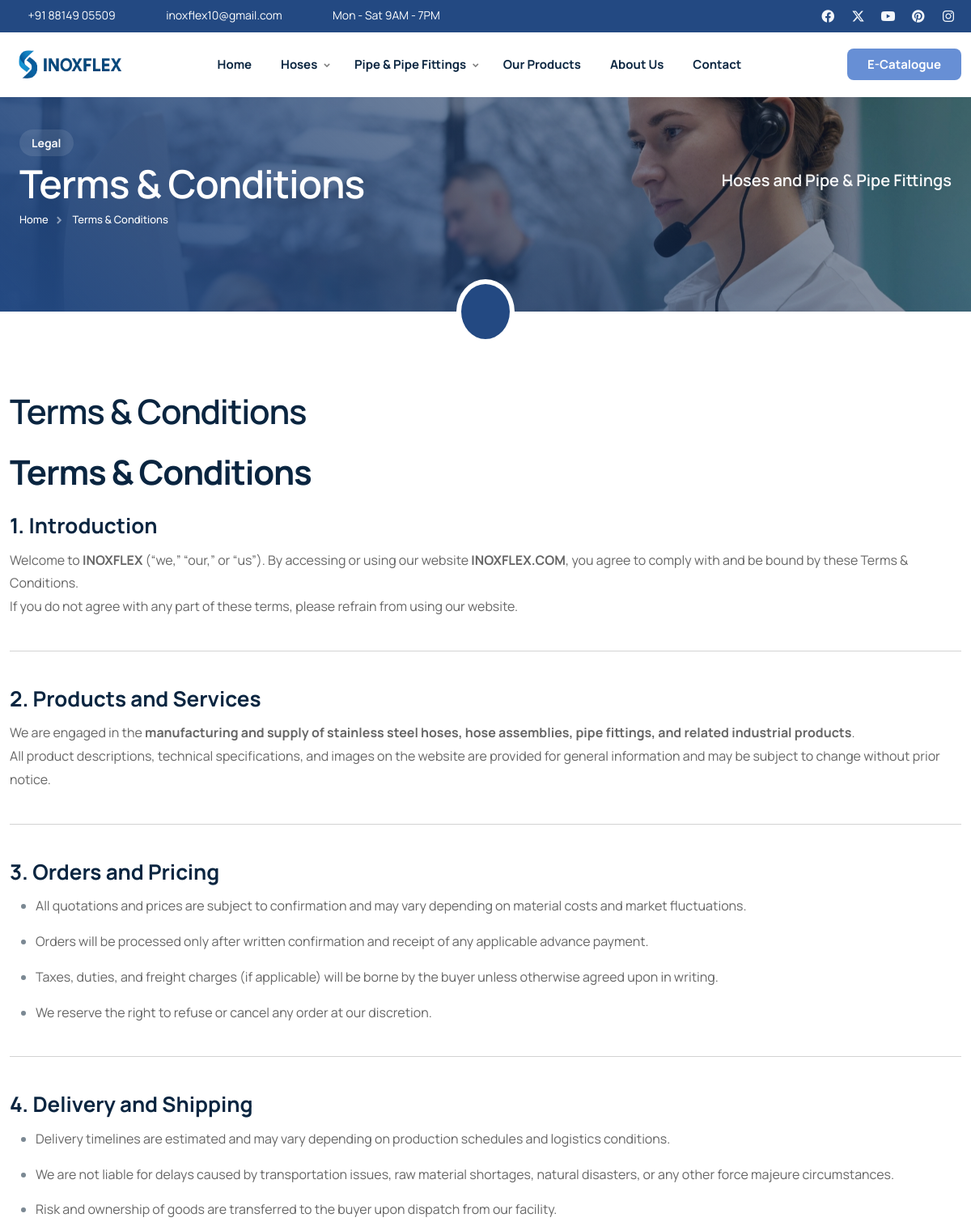
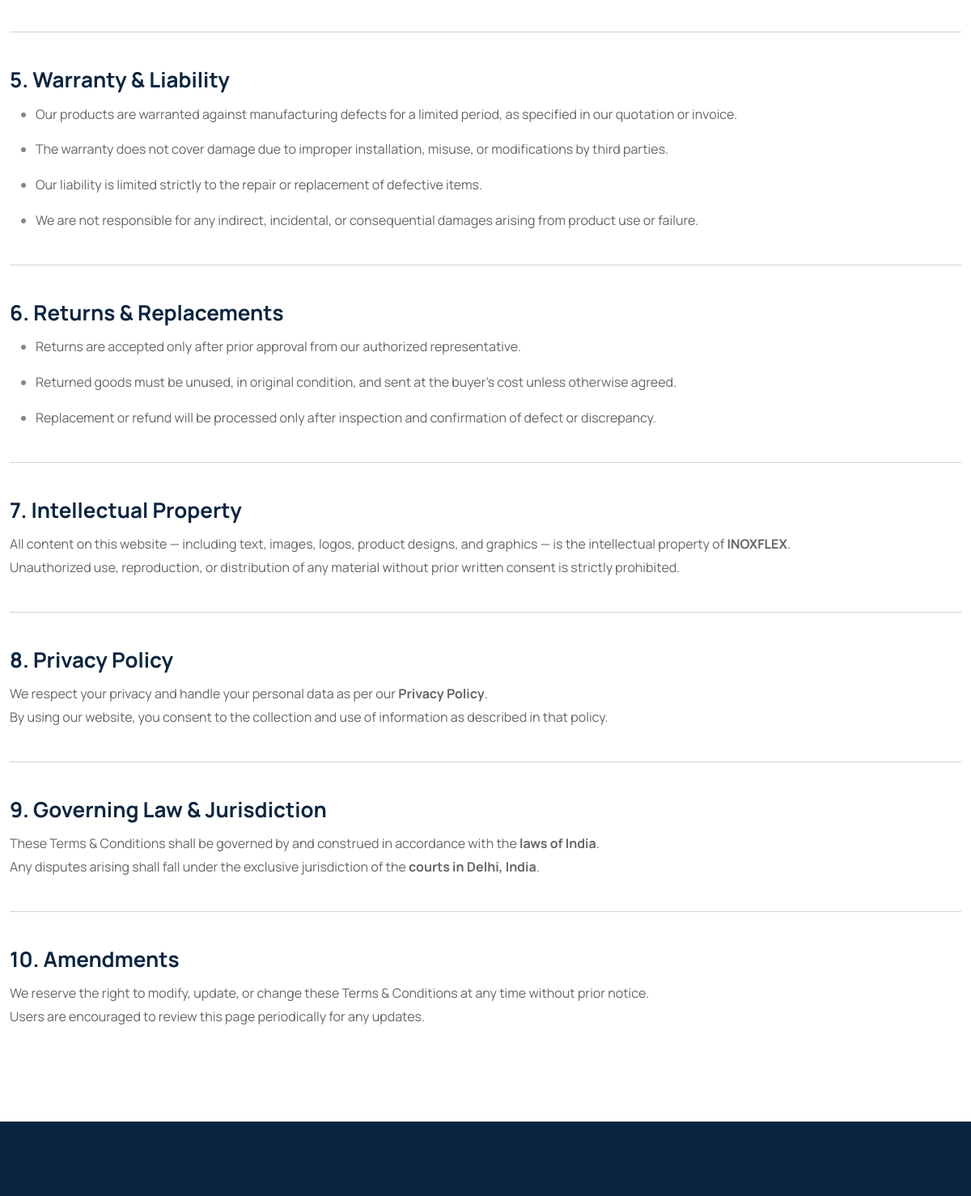
Before: /terms/ (upper part) with the older database file (2 pictures, top to bottom).
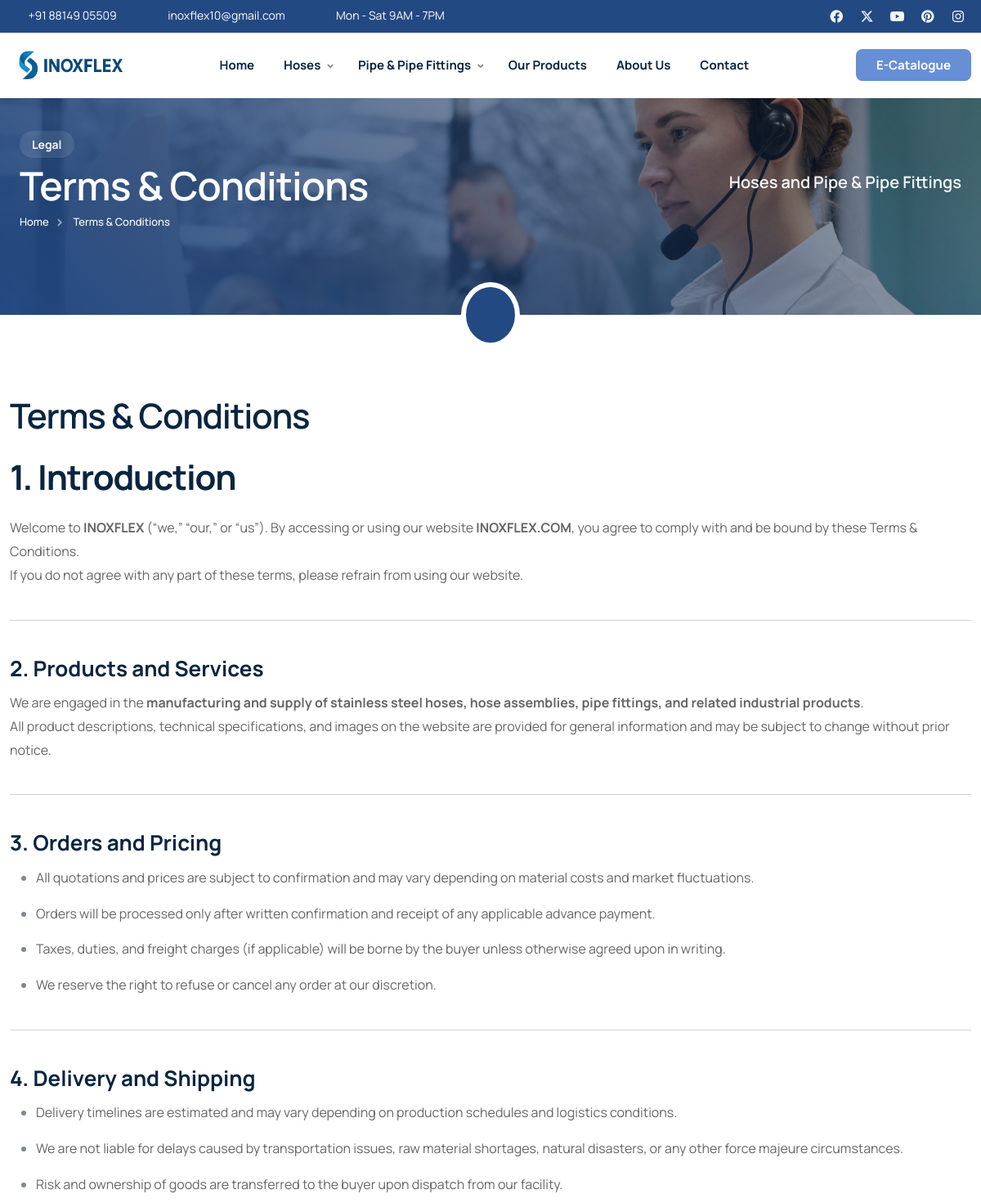
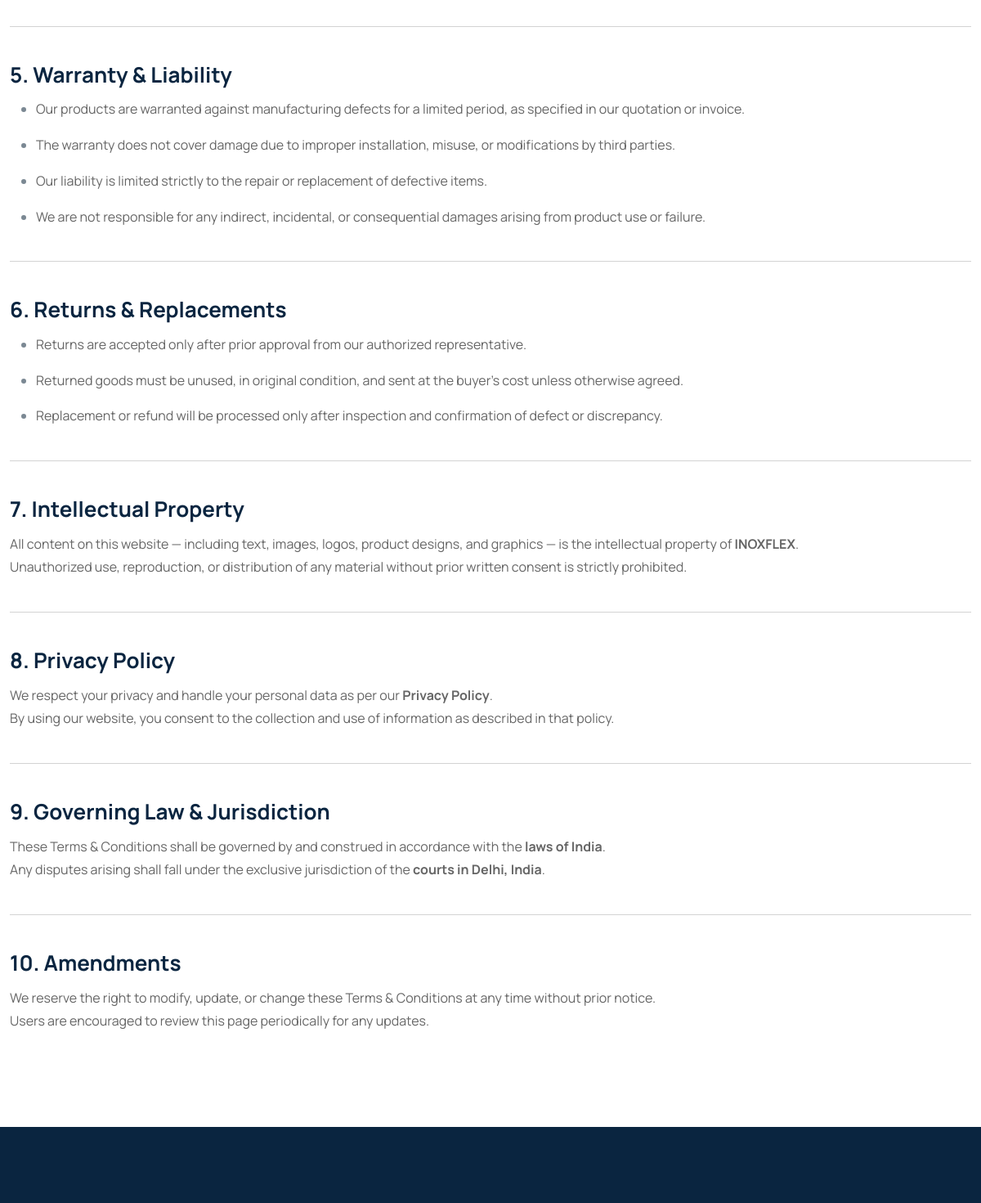
After: the same page with the newer database file (2 pictures, top to bottom).
### home/models.py (models this page shows, shortened)
class PageContent(models.Model):
    PAGE_TYPE_CHOICES = [
        ('about_us', 'About Us'),
        ('terms_conditions', 'Terms & Conditions'),
        ('privacy_policy', 'Privacy Policy'),
        ('faq', 'FAQ'),
    ]
    page_type = models.CharField(max_length=20, choices=PAGE_TYPE_CHOICES, unique=True)
    title = models.CharField(max_length=200)
    content = RichTextField(help_text="Main content for the page")
    meta_description = models.TextField(max_length=300, blank=True, null=True, help_text="SEO meta description")
    meta_keywords = models.CharField(max_length=500, blank=True, null=True, help_text="SEO meta keywords")
    status = models.BooleanField(default=True, help_text="Show/hide this page")
    created_at = models.DateTimeField(auto_now_add=True)
    updated_at = models.DateTimeField(auto_now=True)
    class Meta:
        ordering = ['page_type']
        verbose_name = 'Page Content'
        verbose_name_plural = 'Page Contents'

### home/views.py (the view)
# urls.py: path('terms/', views.page_content_view, {'page_type': 'terms_conditions'}, name='terms'),
def page_content_view(request, page_type):
    try:
        page_content = get_object_or_404(PageContent, page_type=page_type, status=True)
    except:
        page_content = None
    context = {
        'page_content': page_content,
        'page_type': page_type,
    }
    template_map = {
        'about_us': 'about.html',
        'terms_conditions': 'terms.html',
        'privacy_policy': 'privacy.html',
        'faq': 'faq.html',
    }
    template = template_map.get(page_type, 'default.html')
    return render(request, template, context)

### home/context_processors.py (called while the page is built)
def categories(request):
    categories = Category.objects.filter(status=True).prefetch_related('subcategories')
    return {
        'categories': categories,
    }

### templates/terms.html (shortened to what this page needs)
{% load static %}
<!DOCTYPE html>
<html lang="en">
{% include "head.html" %}
<body>
    <div id="wrapper">
        {% include "header.html" %}
        <div class="no-bottom no-top" id="content">
            <section id="subheader" class="jarallax text-light">
                <img src="{% static "images/background/8.webp" %}" class="jarallax-img" alt="">
                <div class="container relative z-index-1000">
                    <div class="container relative z-index-1000">
                        <div class="row align-items-center">
                        <div class="col-lg-6">
                            <div class="subtitle s2 bg-color text-light wow fadeInUp mb-2">Legal</div>
                            <h1>Terms &amp; Conditions</h1>
                            <ul class="crumb">
                                <li><a href="{% url 'homepage' %}">Home</a></li>
                                <li class="active">Terms &amp; Conditions</li>
                            </ul>
                        </div>
                        <div class="col-lg-6 text-lg-end">
                            <div class="fs-20 fw-600 no-bottom sm-hide">Hoses and Pipe & Pipe Fittings</div>
                        </div>
                    </div>
                    </div>
                </div>
                <div class="de-overlay"></div>
            </section>
            <div class="bg-color relative z-index-1000 mt-40 mb40">
                <div class="border-white-6 text-center bg-color text-white w-84px h-80px p-3 circle absolute abs-center sm-hide" alt="">
                    <i class="icofont-file-document fs-36"></i>
                </div>
            </div>
            <section>
                <div class="container">
                    <div class="row">
                        <div class="col-lg-12">
                            {% if page_content %}
                                <h2 class="mb-4">{{ page_content.title }}</h2>
                                <div class="content-area">
                                    {{ page_content.content|safe }}
                                </div>
                            {% endif %}
                        </div>
                    </div>
                </div>
            </section>
        </div>
        {% include "footer.html" %}
    </div>
</body>
</html>

Changed rows visible on the page:
changed PageContent "Terms & Conditions": content "Terms & Conditions 1. Introduction Welcome to…" → "1. Introduction Welcome to…"
